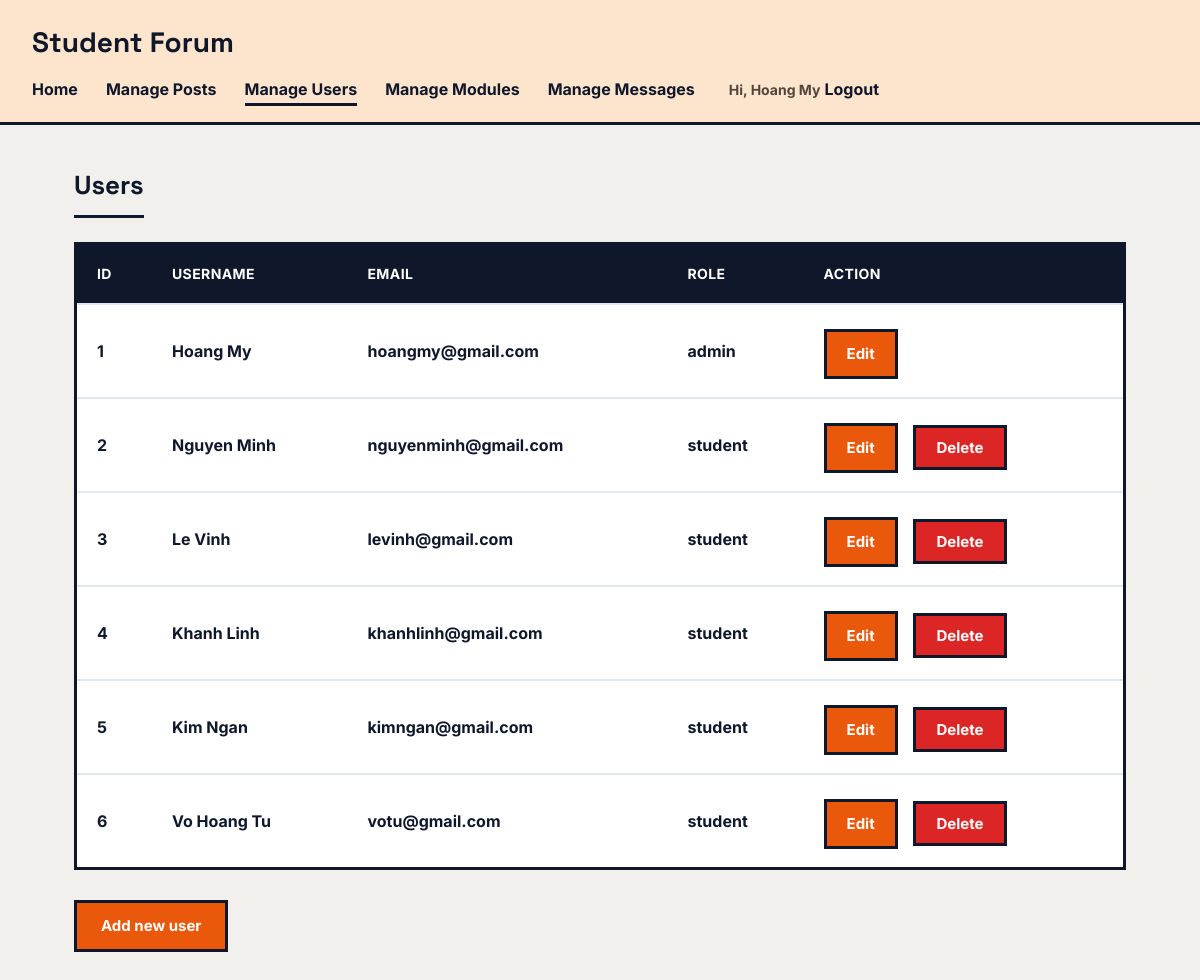
The page /user_list.php (signed in) on the database its author committed.
### tables this page shows
CREATE TABLE `users` (
  `id` int(11) NOT NULL,
  `username` varchar(100) NOT NULL,
  `email` varchar(150) NOT NULL,
  `password` varchar(255) NOT NULL DEFAULT '',
  `role` varchar(20) NOT NULL DEFAULT 'student'
);

### user_list.php (called while the page is built, shortened)
<?php
require 'includes/db_connect.php';
$users = $pdo->query("SELECT * FROM users")->fetchAll(PDO::FETCH_ASSOC);
include 'templates/header.php';
include 'templates/user_list_view.php';
include 'templates/footer.php';
?>

### templates/user_list_view.php (the view, shortened to what this page needs)
<h1>Users</h1>
<table>
    <tr>
        <th>ID</th>
        <th>Username</th>
        <th>Email</th>
        <th>Role</th>
        <th>Action</th>
    </tr>
    <?php foreach ($users as $user): ?>
    <tr>
        <td><?php echo $user['id']; ?></td>
        <td><?php echo $user['username']; ?></td>
        <td><?php echo $user['email']; ?></td>
        <td><?php echo $user['role']; ?></td>
        <td>
            <a class="action-link" href="user_edit.php?id=<?php echo $user['id']; ?>">Edit</a>
            <?php if ((int)$user['id'] !== (int)$_SESSION['user_id']): ?>
                <form method="POST" action="user_delete.php" style="display:inline;" onsubmit="return confirm('Delete this user?')">
                    <button type="submit" class="action-link delete" style="font-family:inherit;cursor:pointer;">Delete</button>
                </form>
            <?php endif; ?>
        </td>
    </tr>
    <?php endforeach; ?>
</table>
<a href="user_add.php" class="btn">Add new user</a>

### style.css (style rules this page uses)
* { box-sizing: border-box; }
body { margin: 0; font-family: 'Inter', sans-serif; font-size: 16px; font-weight: 600; background: #F1F0EC; color: #0F172A; line-height: 1.6; }
h1, h2, h3 { font-family: 'Space Grotesk', sans-serif; font-weight: 700; color: #0F172A; margin: 0 0 0.6em; }
h1 { display: inline-block; font-size: 26px; padding-bottom: 8px; border-bottom: 3px solid #0F172A; margin-bottom: 24px; }
a { color: #EA580C; text-decoration: none; font-weight: 700; }
.btn { display: inline-block; background: #EA580C; color: #FFFFFF; border: 3px solid #0F172A; padding: 11px 24px; border-radius: 0; font-size: 15px; font-weight: 700; cursor: pointer; text-decoration: none; }
table { width: 100%; border-collapse: collapse; background: #FFFFFF; margin-bottom: 30px; border: 3px solid #0F172A; }
th, td { padding: 18px 20px; text-align: left; font-size: 16px; font-weight: 700; border-bottom: 2px solid #E2E8F0; color: #0F172A; }
th { background: #0F172A; color: #FFFFFF; font-weight: 700; font-size: 14px; text-transform: uppercase; letter-spacing: 0.4px; }
.action-link { display: inline-block; margin-right: 12px; margin-top: 6px; padding: 10px 20px; font-size: 15px; font-weight: 700; color: #FFFFFF; background: #EA580C; border: 3px solid #0F172A; text-decoration: none; }
.action-link.delete { color: #FFFFFF; background: #DC2626; }

### rows shown on the page
users: id "1", username "Hoang My", email "hoangmy@gmail.com", role "admin"
users: id "2", username "Nguyen Minh", email "nguyenminh@gmail.com", role "student"
users: id "3", username "Le Vinh", email "levinh@gmail.com", role "student"
users: id "4", username "Khanh Linh", email "khanhlinh@gmail.com", role "student"
users: id "5", username "Kim Ngan", email "kimngan@gmail.com", role "student"
users: id "6", username "Vo Hoang Tu", email "votu@gmail.com", role "student"

### other values the page prints
$_SESSION['username'] "Hoang My"
